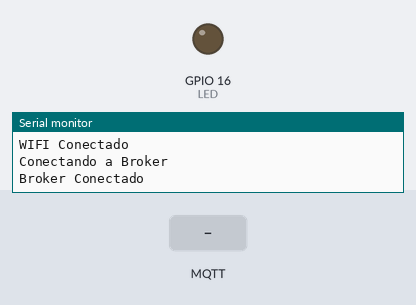
Recording of a sketch running on a simulated ESP8266 (NodeMCU). Parts: output pins drawn as LEDs (lit = HIGH), the last lines printed to the serial monitor. The inputs (shaded band) are chosen by the test bench. WiFi joins after 1.5 s; servers stay silent unless stated; no MQTT or app messages arrive unless stated.

Above: at 2.7 s.
2.8 s: MQTT message "Led" arrives on the first subscribed topic
At 3.8 s:
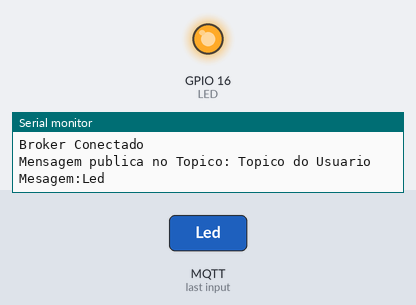
4.3 s: MQTT message "1" arrives on the first subscribed topic
5.8 s: MQTT message "on" arrives on the first subscribed topic
Timing chart, 0 to 8.8 s (numbered marks = the images above; inputs shaded):
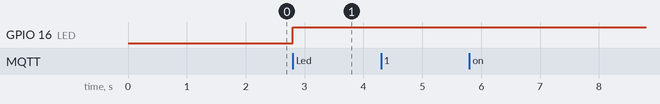

Measured:
- after the input at 2.8 s, GPIO 16 (LED): LOW → HIGH at once

The sketch:

blink_mqtt.ino
```cpp
#include <ESP8266WiFi.h> // Adciona a Biblioteca que permite que o ESP Conecte a o WIFI
#include <PubSubClient.h> // Adciona a Biblioteca que Permite que o ESP conecte a o MQTT

// WiFi
const char *ssid = "Nome do Wifi"; // Cria a variavel ssid onde sera armarzenado o nome do WIFI que o ESP se conectara
const char *password = "Senha do Wifi";  // Cria a variavel password onde sera armarzenado a sebga do WIFI que o ESP se conectara

// MQTT Broker
const char *mqtt_broker = "Url do Broker MQTT"; // Cria a variavel mqtt_broker onde fica armazenado o URL do Broker
const char *topic = "Topico do Usuario"; // Cria a variavel topic onde fica armazendo o primeiro Topico a qual o ESP se inscrevera no Broker
const char *mqtt_username = "Nome de Usuario/Login"; // Cria a variavel mqtt_username onde fica armazenado o login que sera usado para conectar no Broker
const char *mqtt_password = "Senha do Usuario"; // Cria a variavel mqtt_password onde fica armazenado a senha que sera usado para conectar no Broker
const int mqtt_port = 1883; // Criar a variavel mqtt_port onde ficara a armazenado a porta onde o Broker estar localizada

bool estadoled = 0; // variavel de controle do estado do led

int LED = 16; // declara a pino de saida como o D0 que e tem o GPO 16
String msg; // Criar a variavel do tipo String msg

WiFiClient espClient; // Criar a variavel que sera usada para conectar no WIFI
PubSubClient client(espClient); // Criar a variavel que sera usada para conectar no Broker

void setup() {
  pinMode(LED, OUTPUT); // Define o led como um output

  Serial.begin(115200); // Define que o monitor serial sera iniciado na Configuração 115200

  WiFi.begin(ssid, password); // Inicia a conexão com o WIFI
  while (WiFi.status() != WL_CONNECTED) { // Aguarda ate o Wifi estar conectado
      delay(500); // Espera 500 milisegundo
      Serial.println("Iniciado conexão..."); // Mostrar no monitor serial o texto Iniciado conexão.
  }
  Serial.println("WIFI Conectado"); // Quando o WIFI conectar mostrar no monitor serial o texto WIFI Conectado

  client.setServer(mqtt_broker, mqtt_port); // Inicia a conexão com o Broker
  client.setCallback(callback); // Verifica a resposta
  while (!client.connected()) { // Aguarda ate o Broker estar conectado
      String client_id = "esp8266-client-dw"; // Define o ID que o ESP usara no Broker
      client_id += String(WiFi.macAddress()); // Criar um ID usando o MAC address para que nao aja conflito de ids
      Serial.printf("Conectando a Broker\n", client_id.c_str());
      if (client.connect(client_id.c_str(), mqtt_username, mqtt_password)) { // coloca o mqtt_username e o mqtt_password para que seja feito o login no Broker
           Serial.println("Broker Conectado"); // Mostrar no monitor serial o texto Broker Conectado
      } else { // Caso nao consiga se conectar a o Broker
          Serial.print("Falha na conexão"); // Mostrar no monitor serial o texto Falha na conexão
          Serial.print(client.state()); // Mostrar no monitor serial o Status da conexão
          delay(2000); // Aguarda dois segundos para uma nova conexão
      }
  }

  client.publish(topic, "Ola Aqui e o ESP"); // Publica no topico defino A mesagem Ola Null/ESP
  client.subscribe(topic); // Se inscreve no Topico para receber futuras mensagem de resposta
}

void callback(char *topic, byte *payload, unsigned int length) { // Caso tenha uma mensagem do broker
  Serial.print("Mensagem publica no Topico: "); // Mostrar no monitor serial o texto Mensagem publica no Topico:
  Serial.println(topic); // Mostrar no monitor serial o Topico
  Serial.print("Mesagem:"); // Mostrar no monitor serial o texto Mensagem:

  String msg; // Reseta a messagem para que nao haja erro

  for (int i = 0; i < length; i++) { // Cria um For para receber a messagem
      Serial.print((char) payload[i]); // Mostra no monitor seril cada letra da mesagem
      char c = ((char) payload[i]); // Amarzena as letras na variavel c
      msg += c; // Armazena as letras para criar a mesagem
  }

  if(msg == "Led"){ // Verifica se a messagem e "Led"
    estadoled = !estadoled; // troca o estado do LED
    digitalWrite(LED, estadoled); // Liga ou Desliga o led
  }

  Serial.println(); // Pula uma linha
}

void loop() {
  client.loop(); //Inicia o loop de conexão
}
```
